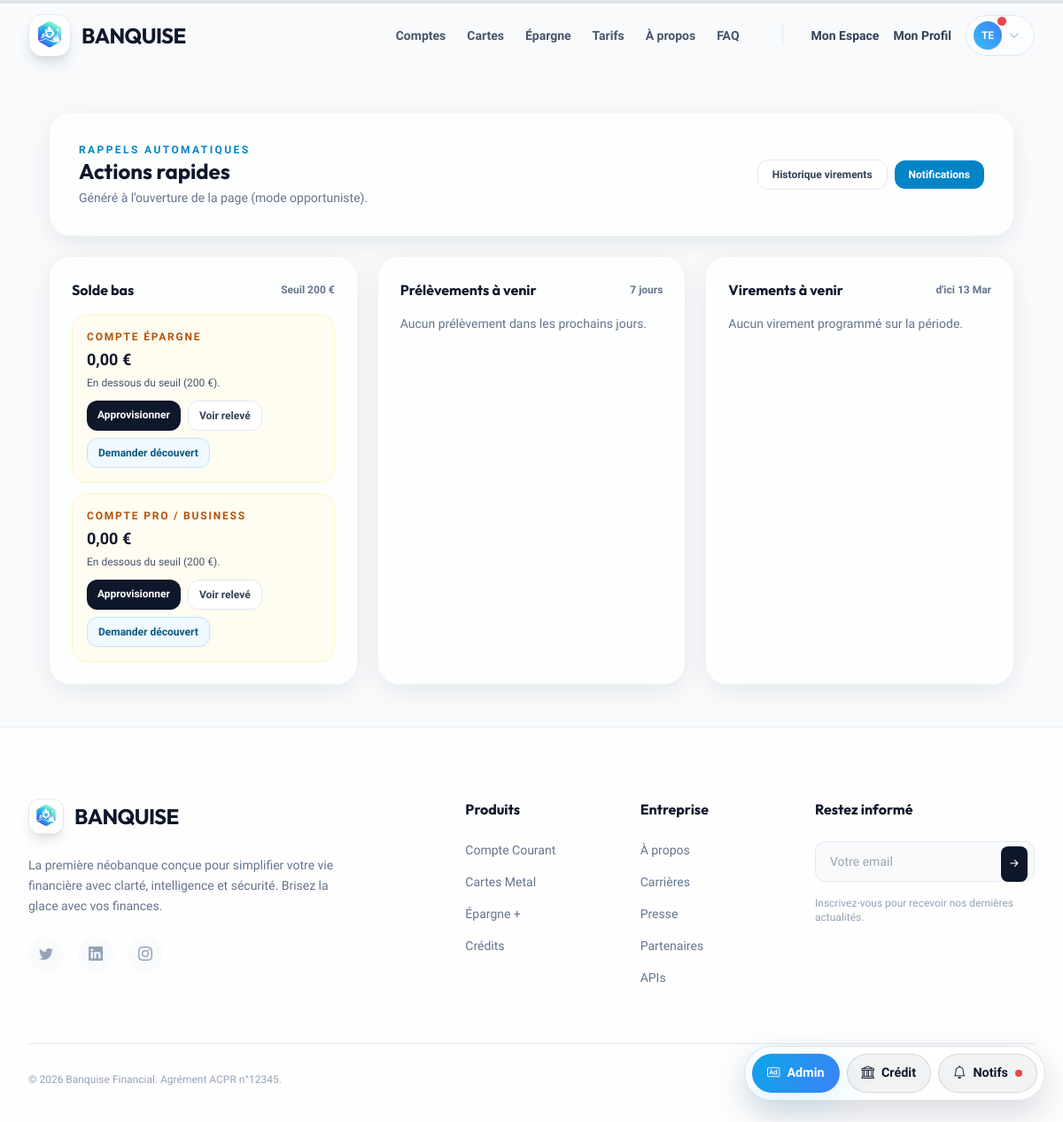
/alertes/ (signed in), run on an earlier commit of the app's database.
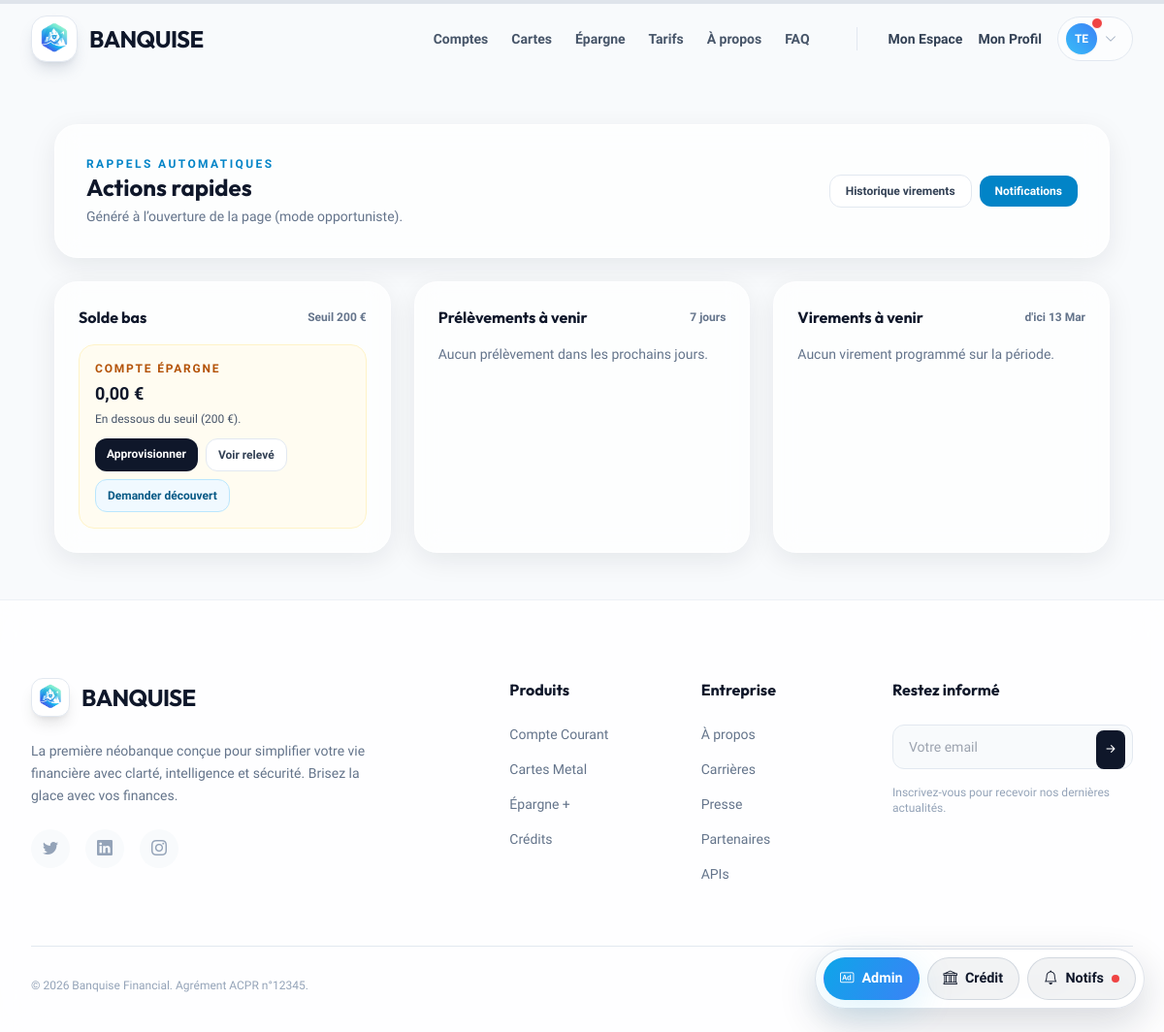
And on a later commit of the database.
### scoring/models.py (models this page shows, shortened)
class Compte(models.Model):
    TYPE_CHOICES = [
        ('COURANT', 'Compte Courant'),
        ('EPARGNE', 'Compte Épargne'),
        ('PRO', 'Compte Pro / Business'),
    ]
    user = models.ForeignKey(User, on_delete=models.CASCADE, related_name='comptes')
    type_compte = models.CharField(max_length=20, choices=TYPE_CHOICES, default='COURANT')
    solde = models.DecimalField(max_digits=12, decimal_places=2, default=0.00)
    numero_compte = models.CharField(max_length=30, unique=True)
    date_creation = models.DateTimeField(auto_now_add=True)
    est_actif = models.BooleanField(default=True)
    entreprise_nom = models.CharField(max_length=150, blank=True)
    entreprise_siret = models.CharField(max_length=20, blank=True)
    entreprise_contact = models.CharField(max_length=100, blank=True)
    entreprise_nom = models.CharField(max_length=150, blank=True)
    entreprise_siret = models.CharField(max_length=20, blank=True)
    entreprise_contact = models.CharField(max_length=100, blank=True)

### scoring/views.py (the view, shortened to what this page needs)
# urls.py: path('alertes/', views.alertes_view, name='alertes'), # Nouvelle route pour Actions Rapides
@login_required
def alertes_view(request):
    user = request.user
    today = timezone.now().date()
    SEUIL_BAS = 200  # Peut être rendu configurable par la suite
    comptes = Compte.objects.filter(user=user, est_actif=True, solde__lt=SEUIL_BAS)
    low_balance_items = []
    for c in comptes:
        low_balance_items.append({
            'compte': c,
            'seuil': SEUIL_BAS,
            'topup_url': reverse('virement') + f"?vers={c.id}&iban={c.numero_compte}", # Lien prérempli avec IBAN
            'releve_url': reverse('releve_compte', args=[c.id])
        })
    upcoming_credits = []
    credits_actifs = DemandeCredit.objects.filter(user=user, statut='ACCEPTEE')
    week_later = today + timedelta(days=7)
    for cred in credits_actifs:
        jour = cred.jour_prelevement or 5
        try:
            candidate = date(today.year, today.month, jour)
            if candidate < today:
                if today.month == 12:
                    candidate = date(today.year + 1, 1, jour)
                else:
                    candidate = date(today.year, today.month + 1, jour)
        except ValueError:
            pass # Jour invalide (ex: 31 février)
    end_of_period = today + timedelta(days=30)
    virements_programmes = VirementProgramme.objects.filter(
        user=user,
        actif=True,
        prochaine_execution__gte=today,
        prochaine_execution__lte=end_of_period
    ).order_by('prochaine_execution')
    unread_notifs = Notification.objects.filter(user=request.user, est_lu=False).count()
    return render(request, 'scoring/alertes.html', {
        'low_balance': low_balance_items,
        'seuil_solde_bas': SEUIL_BAS,
        'credit_upcoming': upcoming_credits,
        'virements_mois': virements_programmes,
        'virements_mois_fin': end_of_period,
        'unread_notifs': unread_notifs,
    })

### scoring/context_processors.py (called while the page is built)
def unread_notifications(request):
    if request.user.is_authenticated:
        return {'unread_notifs': Notification.objects.filter(user=request.user, est_lu=False).count()}
    return {'unread_notifs': 0}

### templates/scoring/alertes.html (shortened to what the changed rows need)
{% extends "base.html" %}
{% block content %}
<div class="max-w-6xl mx-auto px-4 sm:px-6 lg:px-8 py-12 space-y-6">
    <div class="glass-panel p-6 md:p-8 rounded-3xl">
        <div class="flex flex-col md:flex-row md:items-center md:justify-between gap-3">
            <div>
                <h1 class="text-2xl font-display font-bold text-slate-900">Actions rapides</h1>
            </div>
        </div>
    </div>
    <div class="grid lg:grid-cols-3 gap-6">
        <div class="glass-panel p-6 rounded-3xl space-y-4">
            <div class="flex items-center justify-between">
                <h2 class="font-display font-bold text-slate-900">Solde bas</h2>
            </div>
            <div class="space-y-3">
                {% for it in low_balance %}
                <div class="p-4 rounded-2xl border border-amber-100 bg-amber-50/70">
                    <p class="text-xs font-bold uppercase tracking-[0.15em] text-amber-700">{{ it.compte.get_type_compte_display }}</p>
                    <p class="text-lg font-bold text-slate-900 mt-1">{{ it.compte.solde }} €</p>
                    <p class="text-xs text-slate-600 mt-1">En dessous du seuil ({{ it.seuil }} €).</p>
                    <div class="flex flex-wrap gap-2 mt-3">
                        {% if it.topup_url %}
                        <a href="{{ it.topup_url }}" class="px-3 py-2 rounded-xl bg-slate-900 text-white text-xs font-bold hover:bg-slate-800">Approvisionner</a>
                        {% endif %}
                        <a href="{{ it.releve_url }}" class="px-3 py-2 rounded-xl border border-slate-200 bg-white text-xs font-bold text-slate-700 hover:bg-slate-50">Voir relevé</a>
                        <a href="{% url 'demande_decouvert' %}" class="px-3 py-2 rounded-xl border border-ice-200 bg-ice-50 text-xs font-bold text-ice-800 hover:bg-ice-100">Demander découvert</a>
                    </div>
                </div>
                {% empty %}
                <p class="text-sm text-slate-500">Aucun compte sous le seuil.</p>
                {% endfor %}
            </div>
        </div>
        <div class="glass-panel p-6 rounded-3xl space-y-4">
            <div class="flex items-center justify-between">
                <h2 class="font-display font-bold text-slate-900">Prélèvements à venir</h2>
            </div>
        </div>
        <div class="glass-panel p-6 rounded-3xl space-y-4">
            <div class="flex items-center justify-between">
                <h2 class="font-display font-bold text-slate-900">Virements à venir</h2>
            </div>
        </div>
    </div>
</div>
{% endblock %}

What changed in the data, as far as the page shows it:
no longer on this page (row edited): Compte: compte.type_compte "COMPTE PRO / BUSINESS", compte.solde "0,00", seuil "200"
